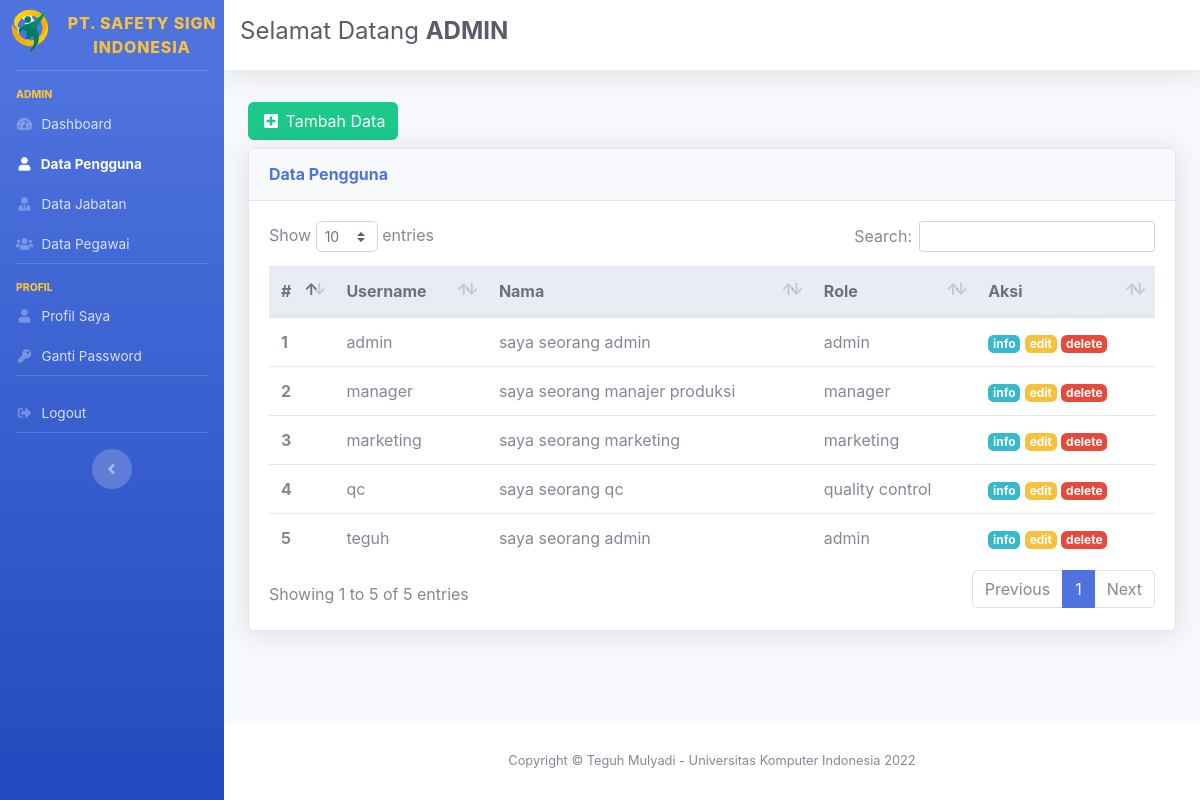
The page /admin/index.php?menu=pengguna&action=tampil (signed in) on the database its author committed.
### tables this page shows
CREATE TABLE `tbl_pengguna` (
  `id_pengguna` int(11) NOT NULL,
  `username` varchar(128) NOT NULL,
  `password` varchar(128) NOT NULL,
  `id_pegawai` int(11) NOT NULL,
  `id_hak_akses` int(11) NOT NULL
);

CREATE TABLE `tbl_pegawai` (
  `id_pegawai` int(11) NOT NULL,
  `nip` varchar(20) NOT NULL,
  `nama_pegawai` varchar(128) NOT NULL,
  `alamat` text NOT NULL,
  `no_telepon` varchar(13) NOT NULL,
  `email` varchar(128) NOT NULL,
  `tempat_lahir` varchar(50) NOT NULL,
  `tgl_lahir` date NOT NULL,
  `id_jabatan` int(11) NOT NULL
);

CREATE TABLE `tbl_jabatan` (
  `id_jabatan` int(11) NOT NULL,
  `nama_jabatan` varchar(50) NOT NULL
);

### admin/tampil_data_user.php (the view)
<?php
include 'config.php';
$sql = "SELECT tbl_pengguna.id_pengguna, tbl_pengguna.username,tbl_pegawai.nip, tbl_pegawai.nama_pegawai, tbl_pegawai.alamat, tbl_pegawai.no_telepon, tbl_pegawai.email, tbl_pegawai.tempat_lahir, tbl_pegawai.tgl_lahir, tbl_pegawai.id_jabatan, tbl_jabatan.nama_jabatan
FROM tbl_pengguna
JOIN tbl_pegawai ON tbl_pengguna.id_pegawai=tbl_pegawai.id_pegawai
JOIN tbl_jabatan ON tbl_pegawai.id_jabatan=tbl_jabatan.id_jabatan
ORDER BY tbl_pengguna.id_pengguna ASC";
$hasil = mysqli_query($con, $sql);
?>
<a href="?menu=pengguna&action=tambah" class="btn btn-success my-2">
    <i class="fas fa-fw fa-plus-square"></i>
    <span>Tambah Data</span>
</a>
<div class="card shadow mb-4">
    <div class="card-header py-3">
        <h6 class="m-0 font-weight-bold text-primary">Data Pengguna</h6>
    </div>
    <div class="card-body">
        <div class="table-responsive">
            <table class="table table-hover" id="dataTable" width="100%" cellspacing="0">
                <thead class="thead-light">
                    <tr>
                        <th>#</th>
                        <th>Username</th>
                        <th>Nama</th>
                        <th>Role</th>
                        <th>Aksi</th>
                    </tr>
                </thead>
                <tbody>
                    <?php
                    $i = 1;
                    while ($row = mysqli_fetch_assoc($hasil)) {
                    ?>
                        <tr>
                            <th scope="row"><?= $i++ ?></th>
                            <td><?= $row['username']; ?></td>
                            <td><?= $row['nama_pegawai']; ?></td>
                            <td><?= $row['nama_jabatan']; ?></td>
                            <td>
                                <a href="?menu=pengguna&action=detail&id=<?= $row['id_pengguna'] ?>" class="badge badge-info">info</a>
                                <a href="?menu=pengguna&action=edit&id=<?= $row['id_pengguna'] ?>" class="badge badge-warning">edit</a>
                                <a href="proses_delete_data_user.php?id=<?= $row['id_pengguna'] ?>" class="badge badge-danger" onclick="return confirm('Yakin delete?');">delete</a>
                            </td>
                        </tr>
                    <?php }
                    ?>
                </tbody>
            </table>
        </div>
    </div>
</div>

### rows shown on the page
tbl_pengguna: username "admin", id_pegawai.nama_pegawai "saya seorang admin", tbl_jabatan.nama_jabatan "admin"
tbl_pengguna: username "manager", id_pegawai.nama_pegawai "saya seorang manajer produksi", tbl_jabatan.nama_jabatan "manager"
tbl_pengguna: username "marketing", id_pegawai.nama_pegawai "saya seorang marketing", tbl_jabatan.nama_jabatan "marketing"
tbl_pengguna: username "qc", id_pegawai.nama_pegawai "saya seorang qc", tbl_jabatan.nama_jabatan "quality control"
tbl_pengguna: username "teguh", id_pegawai.nama_pegawai "saya seorang admin", tbl_jabatan.nama_jabatan "admin"

### other values the page prints
$_SESSION['admin'] "ADMIN"
